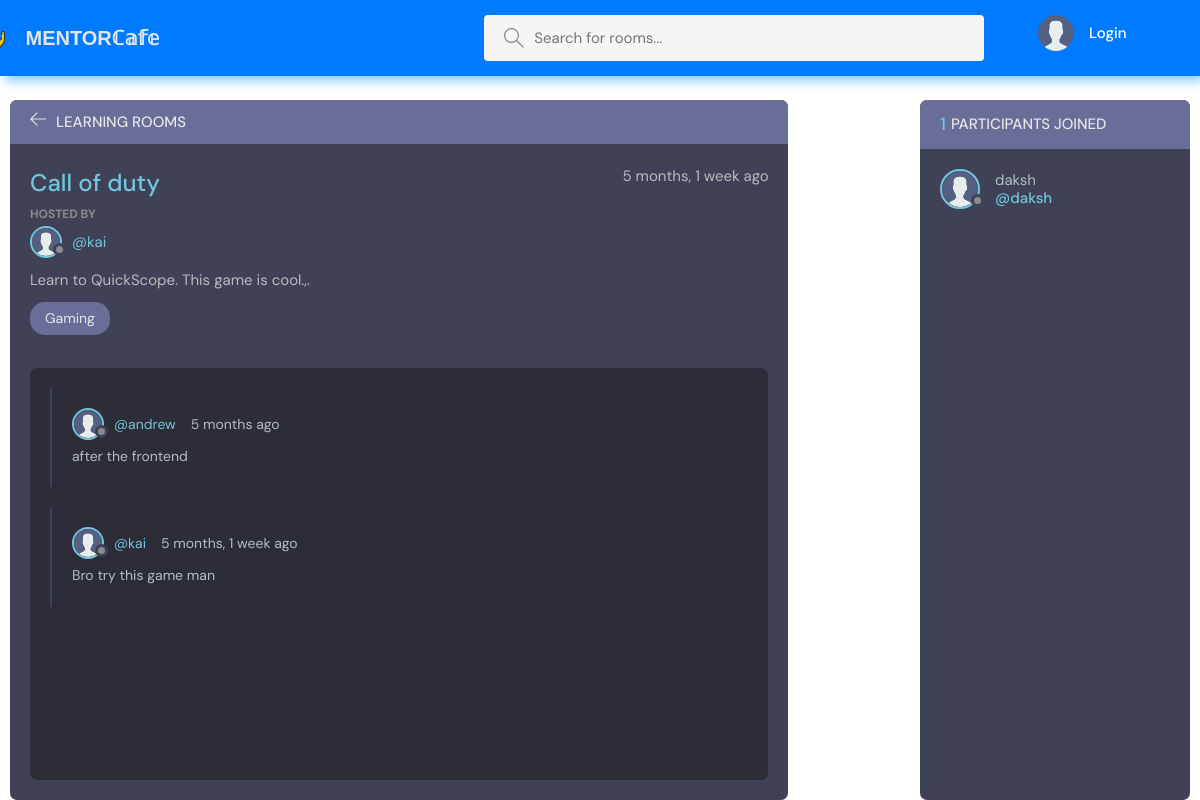
/room/1, run on the app's committed database.
### base/models.py (models this page shows, shortened)
class Room(models.Model):
    host = models.ForeignKey(User,on_delete=models.SET_NULL,null=True)
    topic = models.ForeignKey(Topic,on_delete=models.SET_NULL,null=True)
    name = models.CharField(max_length=255)
    description = models.TextField(null=True,blank=True)
    participants = models.ManyToManyField(User,related_name='participants',blank=True)
    updated = models.DateTimeField(auto_now_add=True)
    created = models.DateTimeField(auto_now_add=True)
    class Meta:
        ordering = ['-updated','created']

class Topic(models.Model):
    name = models.CharField(max_length=255)

class Message(models.Model):
    user = models.ForeignKey(User,on_delete=models.CASCADE)
    room = models.ForeignKey(Room,on_delete=models.CASCADE)
    body = models.TextField()
    updated = models.DateTimeField(auto_now_add=True)
    created = models.DateTimeField(auto_now_add=True)

### base/views.py (the view, shortened to what this page needs)
# urls.py: path('room/<slug:pk>', views.room, name ="room"),
def room(request,pk):
    room = Room.objects.get(id=pk)
    room_messages = room.message_set.all().order_by('-created')
    participants = room.participants.all()
    context = {'room' : room, 'room_messages' : room_messages, 'participants':participants}
    return render(request, 'base/room.html',context)

### base/templates/base/room.html (shortened to what this page needs)
{% extends 'main.html' %}
{% load static%}
{% block content %}
<main class="profile-page layout layout--2">
  <div class="container">
    <div class="room">
      <div class="room__top">
        <div class="room__topLeft">
          <a href="{% url 'home' %}">
            <svg version="1.1" xmlns="http://www.w3.org/2000/svg" width="32" height="32" viewBox="0 0 32 32">
              <title>arrow-left</title>
              <path
                d="M13.723 2.286l-13.723 13.714 13.719 13.714 1.616-1.611-10.96-10.96h27.625v-2.286h-27.625l10.965-10.965-1.616-1.607z"
              ></path>
            </svg>
          </a>
          <h3>Learning Rooms</h3>
        </div>
      </div>
      <div class="room__box scroll">
        <div class="room__header scroll">
          <div class="room__info">
            <h3>{{room.name}}</h3>
            <span>{{room.created|timesince}} ago</span>
          </div>
          <div class="room__hosted">
            <p>Hosted By</p>
            <a href="{% url 'profile' room.host.id %}" class="room__author">
              <div class="avatar avatar--small">
                <img src="{% static 'images/avatar.svg'%}" />
              </div>
              <span>@{{room.host}}</span>
            </a>
          </div>
          <div class="room__details">
            {{room.description}}
          </div>
          <span class="room__topics">{{room.topic.name}}</span>
        </div>
        <div class="room__conversation">
          <div class="threads scroll">
            {%for message in room_messages %}
            <div class="thread">
              <div class="thread__top">
                <div class="thread__author">
                  <a href="{% url 'profile' message.user.id %}" class="thread__authorInfo">
                    <div class="avatar avatar--small">
                      <img src="{% static 'images/avatar.svg'%}" />
                    </div>
                    <span>@{{message.user}}</span>
                  </a>
                  <span class="thread__date">{{message.created|timesince}} ago</span>
                </div>
              </div>
              <div class="thread__details">
                {{message.body}}
              </div>
            </div>
            {%endfor%}
          </div>
        </div>
      </div>
      <div class="room__message">
      </div>
    </div>
    <div class="participants">
      <h3 class="participants__top"><span style="font-size: 18px;">{{participants.count}}</span> Participants Joined </h3>
      <div class="participants__list scroll">
        {%for user in participants%}
        <a href="{% url 'profile' user.id %}" class="participant">
          <div class="avatar avatar--medium">
            <img src="{% static 'images/avatar.svg'%}" />
          </div>
          <p>
            {{user.username}}
            <span>@{{user.username}}</span>
          </p>
        </a>
        {%endfor%}
      </div>
    </div>
  </div>
</main>
{%endblock%}

### data on the page
Room: name "Call of duty", created "5 months, 1 week", host "kai", description "Learn to QuickScope. This game is cool.,.", topic.name "Gaming"
Message: user "andrew", created "5 months", body "after the frontend"
Message: user "kai", created "5 months, 1 week", body "Bro try this game man"

### other printed values
{{ participants.count }} "1"
{{ user.username }} "daksh"
